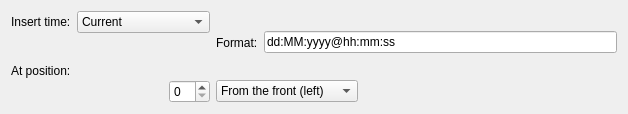
<?xml version="1.0" encoding="UTF-8"?>
<ui version="4.0">
 <class>TransformProvider_dateTime</class>
 <widget class="QWidget" name="TransformProvider_dateTime">
  <property name="geometry">
   <rect>
    <x>0</x>
    <y>0</y>
    <width>628</width>
    <height>114</height>
   </rect>
  </property>
  <property name="windowTitle">
   <string>Form</string>
  </property>
  <layout class="QGridLayout" name="gridLayout">
   <item row="0" column="0">
    <widget class="QLabel" name="label_InsertTime">
     <property name="text">
      <string>Insert time:</string>
     </property>
    </widget>
   </item>
   <item row="2" column="2" colspan="2">
    <widget class="QComboBox" name="fromComboBox">
     <property name="sizePolicy">
      <sizepolicy hsizetype="Fixed" vsizetype="Fixed">
       <horstretch>0</horstretch>
       <verstretch>0</verstretch>
      </sizepolicy>
     </property>
     <item>
      <property name="text">
       <string>From the front (left)</string>
      </property>
     </item>
     <item>
      <property name="text">
       <string>From the back (right)</string>
      </property>
     </item>
    </widget>
   </item>
   <item row="1" column="0" rowspan="2" alignment="Qt::AlignLeft">
    <widget class="QLabel" name="label_AtPosition">
     <property name="text">
      <string>At position:</string>
     </property>
    </widget>
   </item>
   <item row="0" column="1">
    <widget class="QComboBox" name="dateSelectComboBox">
     <property name="sizePolicy">
      <sizepolicy hsizetype="Fixed" vsizetype="Fixed">
       <horstretch>0</horstretch>
       <verstretch>0</verstretch>
      </sizepolicy>
     </property>
     <item>
      <property name="text">
       <string>Current</string>
      </property>
     </item>
     <item>
      <property name="text">
       <string>Date Created</string>
      </property>
     </item>
     <item>
      <property name="text">
       <string>Date Accessed</string>
      </property>
     </item>
     <item>
      <property name="text">
       <string>Date Modified</string>
      </property>
     </item>
     <item>
      <property name="text">
       <string>Date Picture Taken</string>
      </property>
     </item>
    </widget>
   </item>
   <item row="0" column="3" rowspan="2">
    <widget class="QLineEdit" name="formatLineEdit">
     <property name="text">
      <string>dd:MM:yyyy@hh:mm:ss </string>
     </property>
    </widget>
   </item>
   <item row="0" column="2" rowspan="2">
    <widget class="QLabel" name="label_Format">
     <property name="text">
      <string>Format:</string>
     </property>
    </widget>
   </item>
   <item row="2" column="1" alignment="Qt::AlignRight">
    <widget class="QSpinBox" name="atPositionSpinBox">
     <property name="sizePolicy">
      <sizepolicy hsizetype="Fixed" vsizetype="Fixed">
       <horstretch>0</horstretch>
       <verstretch>0</verstretch>
      </sizepolicy>
     </property>
    </widget>
   </item>
  </layout>
 </widget>
 <resources/>
 <connections/>
</ui>
